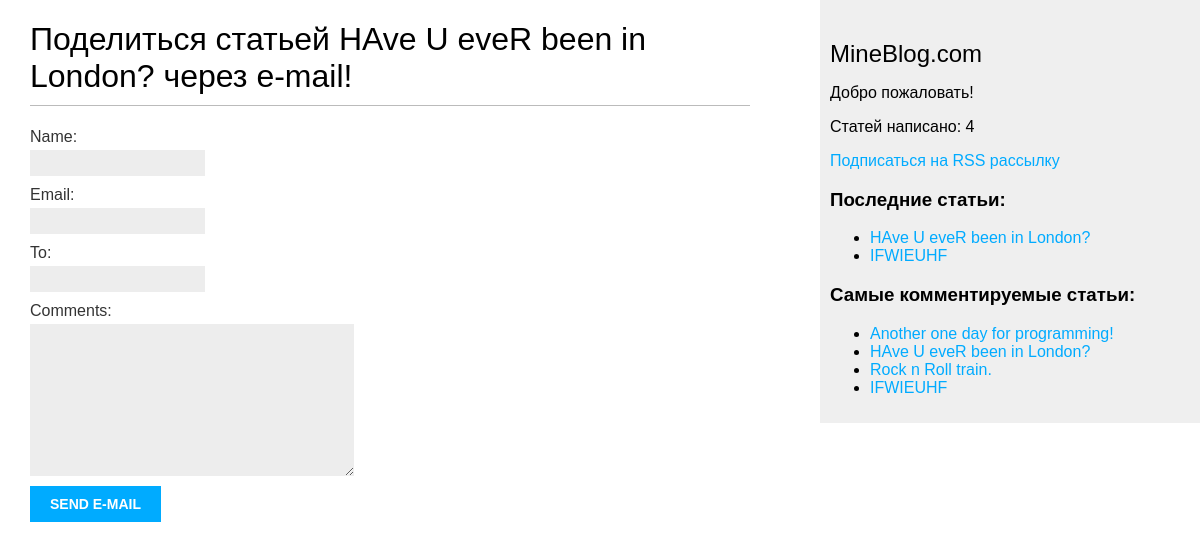
/blog/4/share/, run on the app's committed database.
### blog/models.py (models this page shows, shortened)
class Post(models.Model):
    STATUS_CHOICES = (
        ('draft', 'Draft'),
        ('published', 'Published'),
    )
    title = models.CharField(max_length=200)
    slug = models.SlugField(max_length=200, unique_for_date='publish')
    author = models.ForeignKey(User, on_delete=models.CASCADE, related_name='blog_posts')
    body = models.TextField(max_length=pow(10, 5))
    publish = models.DateTimeField(default=timezone.now)
    created = models.DateTimeField(auto_now_add=True)
    updated = models.DateTimeField(auto_now=True)
    status = models.CharField(max_length=10, choices=STATUS_CHOICES, default='draft')
    tags = TaggableManager()
    class Meta:
        ordering = ('-publish',)
    objects = models.Manager()
    published = PublishedManager()
    def get_absolute_url(self):
        return reverse('blog:post_detail', args=[
            self.publish.year, self.publish.month,
            self.publish.day, self.slug,
        ])

### blog/views.py (the view)
# urls.py: path('<int:post_id>/share/', views.post_share, name='post_share'),
def post_share(request, post_id):
    post = get_object_or_404(Post, id=post_id, status='published')
    sent = False
    if request.method:
        form = EmailPostForm(request.POST)
        if form.is_valid():
            cd = form.cleaned_data
            post_url = request.build_absolute_uri(post.get_absolute_url())
            subject = '{} ({}) recommends you reading "' \
                      '{}"'.format(cd['name'], cd['email'], post.title)
            message = 'Read "{}" at {}\n\n{}\'s comments: ' \
                      '{}'.format(post.title, post_url, cd['name'], cd['comments'])
            send_mail(subject, message, 'admin@myblog', [cd['to']])
            sent = True
            return render(request, 'blog/post/share.html',
                          {'post': post, 'form': form, 'sent': sent})
        else:
            form = EmailPostForm()
            return render(request, 'blog/post/share.html',
                          {'post': post, 'form': form, 'sent': sent})

### blog/forms.py
class EmailPostForm(forms.Form):
    name = forms.CharField(max_length=25)
    email = forms.EmailField()
    to = forms.EmailField()
    comments = forms.CharField(required=False, widget=forms.Textarea)

### blog/models.py (called while the page is built)
    def get_queryset(self):
        return super().get_queryset().filter(status='published')

### blog/templatetags/blog_tags.py (called while the page is built)
@register.simple_tag  # @register.simple_tag(name='name_of_tag')
def total_posts():
    return Post.published.count()

@register.inclusion_tag('blog/post/latest_posts.html')
def show_latest_posts(count=5):
    latest_posts = Post.published.order_by('-publish')[:count]
    return {'latest_posts': latest_posts}

@register.simple_tag
def get_most_commented_posts(count=5):
    return Post.published.annotate(
        total_comments=Count('comments')
    ).order_by('-total_comments')[:count]

### blog/templates/blog/post/share.html (shortened to what this page needs)
{% extends "blog/base.html" %}
{% block content %}
    {% if sent %}
        <h1>Письмо успешно отправлено!</h1>
        <p>Статья "{{ post.title }}" успешно отправлена на {{ form.cleaned_data.to }}.</p>
    {% else %}
        <h1>Поделиться статьей {{ post.title }} через e-mail!</h1>
        <form action="." method="POST">
            {{ form.as_p }}
            <input type="submit" value="Send e-mail">
        </form>
    {% endif %}
{% endblock %}

### blog/templates/blog/base.html (shortened to what this page needs)
{% load blog_tags %}
{% load static %}
<!DOCTYPE html>
<html lang="en">
<head>
    <link href="{% static "css/blog.css" %}" rel="stylesheet">
</head>
<body>
<div id="content">
    {% block content %}{% endblock %}
</div>
<div id="sidebar">
    <h2>
        MineBlog.com
    </h2>
    <p>
        Добро пожаловать!
    </p>
    <p>
        Статей написано: {% total_posts %}
    </p>
    <p>
        <a href="{% url "blog:post_feed" %}">Подписаться на RSS рассылку</a>
    </p>
    <h3>
        Последние статьи:
    </h3>
    {% show_latest_posts 2 %}
    <h3>
        Самые комментируемые статьи:
    </h3>
    {% get_most_commented_posts as most_commented_posts %}
    <ul>
        {% for post in most_commented_posts %}
            <li>
                <a href="{{ post.get_absolute_url }}">{{ post.title }}</a>
            </li>
        {% endfor %}
    </ul>
</div>
</body>
</html>

### blog/templates/blog/post/latest_posts.html
<ul>
    {% for post in latest_posts %}
        <li>
            <a href="{{ post.get_absolute_url }}">{{ post.title }}</a>
        </li>
    {% endfor %}
</ul>

### blog/static/css/blog.css (style rules this page uses)
body { margin: 0; padding: 0; font-family: helvetica, sans-serif; }
a { color: #00abff; text-decoration: none; }
h1 { font-weight: normal; border-bottom: 1px solid #bbb; padding: 0 0 10px 0; }
h2 { font-weight: normal; margin: 30px 0 0; }
#content { float: left; width: 60%; padding: 0 0 0 30px; }
#sidebar { float: right; width: 30%; padding: 10px; background: #efefef; height: 100%; }
label { float: left; clear: both; color: #333; margin-bottom: 4px; }
input, textarea { clear: both; float: left; margin: 0 0 10px; background: #ededed; border: 0; padding: 6px 10px; font-size: 12px; }
input[type=submit] { font-weight: bold; background: #00abff; color: #fff; padding: 10px 20px; font-size: 14px; text-transform: uppercase; }

### data on the page
Post: title "HAve U eveR been in London?"
Post: title "IFWIEUHF"
Post: title "Another one day for programming!"
Post: title "Rock n Roll train."
